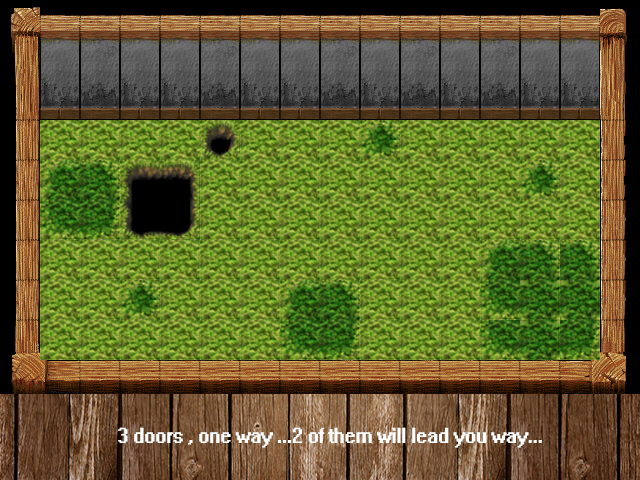

Below is a game level as drawn by its tile map, then a one-line description and the .tmx that defines it (tile-layer data replaced by summaries):
An orthogonal 16x12 tile map with 40x40 px tiles, 1 tile layer (layers), 2 tilesets, 1 image layer and 14 objects (3x doorEntity, mainPlayer).

<map version="1.0" orientation="orthogonal" renderorder="right-down" width="16" height="12" tilewidth="40" tileheight="40">
 <tileset firstgid="1" name="room" tilewidth="40" tileheight="40">
  <image source="../img/VILINT.png" width="640" height="480" />
 </tileset>
 <tileset firstgid="193" name="Dungeon_A2" tilewidth="40" tileheight="40">
  <image source="../img/Dungeon_A2.png" width="640" height="480" />
 </tileset>
 <layer name="layers" width="16" height="12">
  <data>[192 cells, 160 non-empty, 41 distinct tile ids]</data>
 </layer>
 <objectgroup color="#ea0003" name="collision">
  <object x="1" y="361" width="637" height="35" />
  <object x="601" y="-1" width="35" height="400" />
  <object x="0" y="-1" width="40" height="398" />
  <object x="-5" y="-1" width="128" height="91" />
  <object x="196.333" y="-2.33333" width="85" height="93.3333" />
  <object x="515.333" y="-1.33333" width="89.3333" height="90.3333" />
  <object x="356.667" y="0" width="87.6667" height="89.3333" />
  <object x="11" y="11" width="600" height="49" />
  <object x="131" y="165" width="61" height="63" />
  <object x="205" y="96" width="29" height="63" />
 </objectgroup>
 <objectgroup color="#aaff7f" name="entities">
  <object name="mainPlayer" x="300" y="300" width="40" height="40">
   <properties>
    <property name="spritewidth" value="40" />
   </properties>
  </object>
  <object name="doorEntity" x="120" y="40" width="80" height="80">
   <properties>
    <property name="id" value="0" />
    <property name="spritewidth" value="80" />
   </properties>
  </object>
  <object name="doorEntity" x="440" y="40" width="80" height="80">
   <properties>
    <property name="id" value="2" />
    <property name="spritewidth" value="80" />
   </properties>
  </object>
  <object name="doorEntity" x="280" y="40" width="80" height="80">
   <properties>
    <property name="id" value="1" />
    <property name="spritewidth" value="80" />
   </properties>
  </object>
 </objectgroup>
 <imagelayer name="Calque d'image 1">
  <image source="../img/2.png" />
 </imagelayer>
</map>
